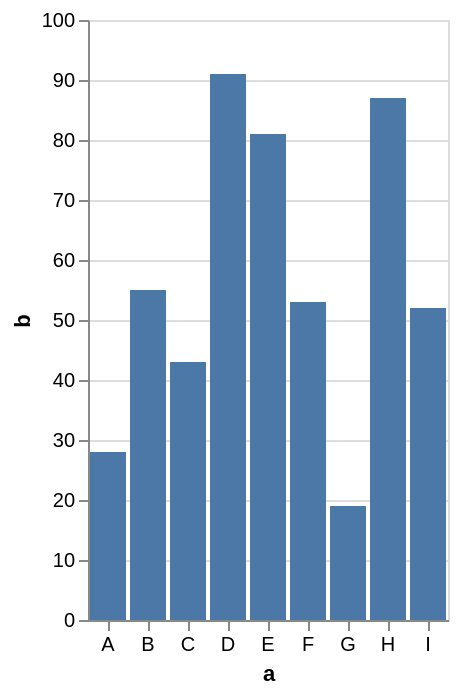

Specify this chart in Vega-Lite:
### Vega-Lite specification from a JSON file in a GitHub repository (floating-point values rounded to 4 significant figures)
{"$schema": "https://vega.github.io/schema/vega-lite/v6.json", "description": "A simple bar chart with embedded data.", "data": {"values": [{"a": "A", "b": 28}, {"a": "B", "b": 55}, {"a": "C", "b": 43}, {"a": "D", "b": 91}, {"a": "E", "b": 81}, {"a": "F", "b": 53}, {"a": "G", "b": 19}, {"a": "H", "b": 87}, {"a": "I", "b": 52}]}, "mark": "bar", "encoding": {"x": {"field": "a", "type": "nominal", "axis": {"labelAngle": 0}}, "y": {"field": "b", "type": "quantitative"}}}
